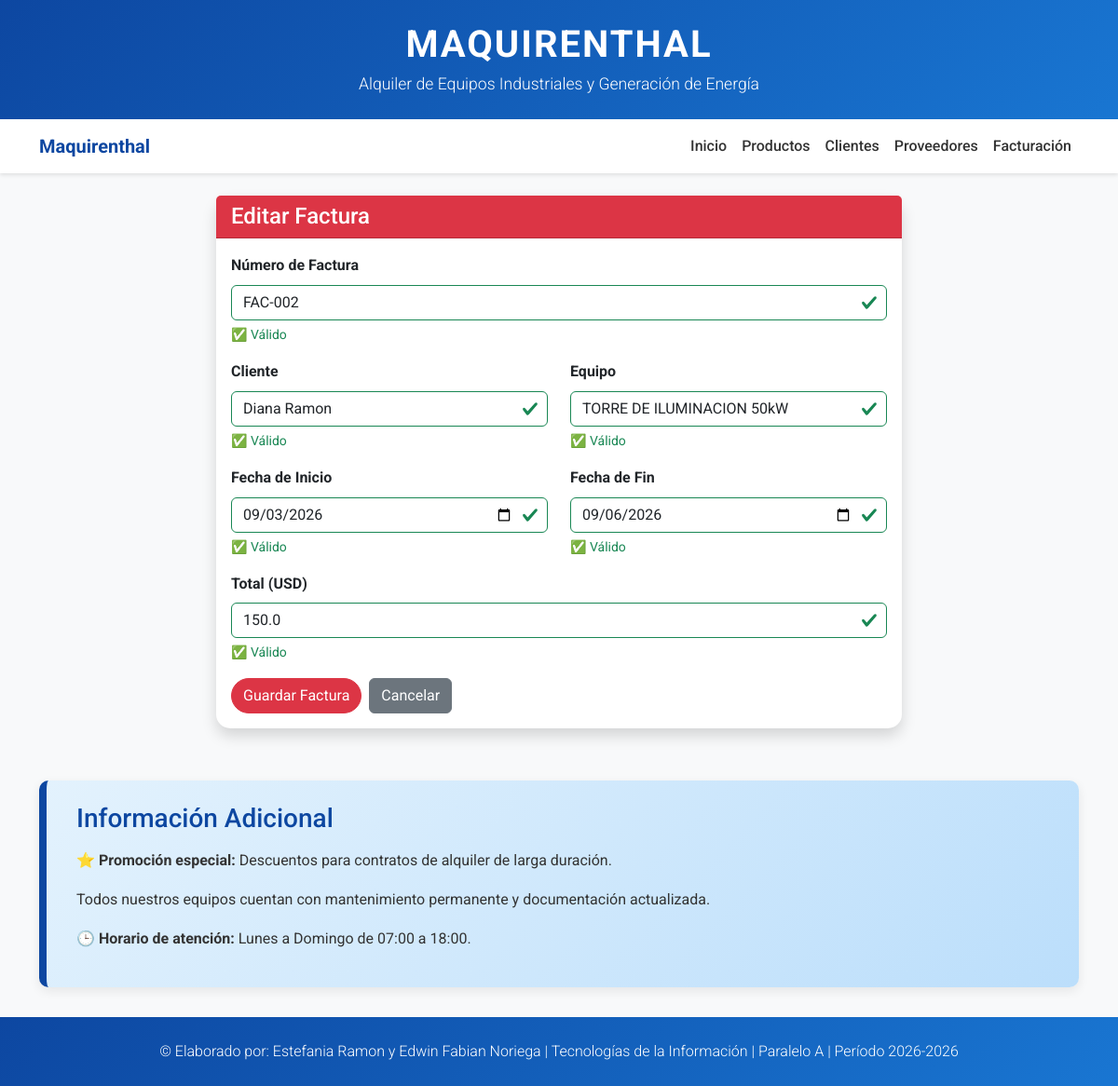
Page /facturacion/editar/2 on the committed database.
### tables this page shows
CREATE TABLE facturas (
            id INTEGER PRIMARY KEY AUTOINCREMENT,
            numero TEXT NOT NULL,
            cliente TEXT NOT NULL,
            equipo TEXT NOT NULL,
            inicio TEXT NOT NULL,
            fin TEXT NOT NULL,
            total REAL NOT NULL
        );

### app.py (the view, shortened to what this page needs)
@app.route('/facturacion/editar/<int:id>', methods=['GET', 'POST'])
def factura_editar(id):
    conn = get_db()
    cursor = conn.cursor()
    cursor.execute('SELECT * FROM facturas WHERE id = ?', (id,))
    factura = cursor.fetchone()
    conn.close()
    if not factura:
        flash('❌ Factura no encontrada', 'danger')
        return redirect(url_for('facturacion'))
    factura_dict = dict(factura)
    from datetime import datetime
    factura_dict['inicio'] = datetime.strptime(factura_dict['inicio'], '%Y-%m-%d').date()
    factura_dict['fin'] = datetime.strptime(factura_dict['fin'], '%Y-%m-%d').date()
    form = FacturaForm(data=factura_dict)
    return render_template('formularios/factura_form.html',
                          form=form,
                          titulo='Editar Factura',
                          empresa=NOMBRE_EMPRESA)

### app.py (called while the page is built)
def get_db():
    os.makedirs('data', exist_ok=True)
    conn = sqlite3.connect('data/maquirenthal.db')
    conn.row_factory = sqlite3.Row
    return conn

### templates/formularios/factura_form.html (shortened to what this page needs)
{% extends "base.html" %}
{% block content %}
<div class="row justify-content-center">
    <div class="col-md-8">
        <div class="card shadow">
            <div class="card-header bg-danger text-white">
                <h4 class="mb-0">{{ titulo }}</h4>
            </div>
            <div class="card-body">
                <form method="POST" novalidate>
                    <div class="mb-3">
                        {{ form.numero.label(class="form-label fw-bold") }}
                        {{ form.numero(class="form-control" + (" is-invalid" if form.numero.errors else " is-valid" if form.numero.data else ""), placeholder="Ej: FAC-005") }}
                        {% if form.numero.errors %}
                            <div class="invalid-feedback d-block" style="color: #dc3545;">
                                {% for error in form.numero.errors %}
                                    <span>❌ {{ error }}</span><br>
                                {% endfor %}
                            </div>
                        {% elif form.numero.data %}
                            <div class="valid-feedback d-block" style="color: #198754;">
                                ✅ Válido
                            </div>
                        {% else %}
                            <small class="text-muted">Mínimo 3 caracteres, solo letras, números y guiones</small>
                        {% endif %}
                    </div>
                    <div class="row">
                        <div class="col-md-6">
                            <div class="mb-3">
                                {{ form.cliente.label(class="form-label fw-bold") }}
                                {{ form.cliente(class="form-control" + (" is-invalid" if form.cliente.errors else " is-valid" if form.cliente.data else ""), placeholder="Ej: Carlos Mendoza") }}
                                {% if form.cliente.errors %}
                                    <div class="invalid-feedback d-block" style="color: #dc3545;">
                                        {% for error in form.cliente.errors %}
                                            <span>❌ {{ error }}</span><br>
                                        {% endfor %}
                                    </div>
                                {% elif form.cliente.data %}
                                    <div class="valid-feedback d-block" style="color: #198754;">
                                        ✅ Válido
                                    </div>
                                {% else %}
                                    <small class="text-muted">Mínimo 3 caracteres, solo letras</small>
                                {% endif %}
                            </div>
                        </div>
                        <div class="col-md-6">
                            <div class="mb-3">
                                {{ form.equipo.label(class="form-label fw-bold") }}
                                {{ form.equipo(class="form-control" + (" is-invalid" if form.equipo.errors else " is-valid" if form.equipo.data else ""), placeholder="Ej: Generador 50kW") }}
                                {% if form.equipo.errors %}
                                    <div class="invalid-feedback d-block" style="color: #dc3545;">
                                        {% for error in form.equipo.errors %}
                                            <span>❌ {{ error }}</span><br>
                                        {% endfor %}
                                    </div>
                                {% elif form.equipo.data %}
                                    <div class="valid-feedback d-block" style="color: #198754;">
                                        ✅ Válido
                                    </div>
                                {% else %}
                                    <small class="text-muted">Mínimo 3 caracteres</small>
                                {% endif %}
                            </div>
                        </div>
                    </div>
                    <div class="row">
                        <div class="col-md-6">
                            <div class="mb-3">
                                {{ form.inicio.label(class="form-label fw-bold") }}
                                {{ form.inicio(class="form-control" + (" is-invalid" if form.inicio.errors else " is-valid" if form.inicio.data else ""), type="date") }}
                                {% if form.inicio.errors %}
                                    <div class="invalid-feedback d-block" style="color: #dc3545;">
                                        {% for error in form.inicio.errors %}
                                            <span>❌ {{ error }}</span><br>
                                        {% endfor %}
                                    </div>
                                {% elif form.inicio.data %}
                                    <div class="valid-feedback d-block" style="color: #198754;">
                                        ✅ Válido
                                    </div>
                                {% else %}
                                    <small class="text-muted">Seleccione la fecha de inicio</small>
                                {% endif %}
                            </div>
                        </div>
                        <div class="col-md-6">
                            <div class="mb-3">
                                {{ form.fin.label(class="form-label fw-bold") }}
                                {{ form.fin(class="form-control" + (" is-invalid" if form.fin.errors else " is-valid" if form.fin.data else ""), type="date") }}
                                {% if form.fin.errors %}
                                    <div class="invalid-feedback d-block" style="color: #dc3545;">
                                        {% for error in form.fin.errors %}
                                            <span>❌ {{ error }}</span><br>
                                        {% endfor %}
                                    </div>
                                {% elif form.fin.data %}
                                    <div class="valid-feedback d-block" style="color: #198754;">
                                        ✅ Válido
                                    </div>
                                {% else %}
                                    <small class="text-muted">Seleccione la fecha de fin</small>
                                {% endif %}
                            </div>
                        </div>
                    </div>
                    <div class="mb-3">
                        {{ form.total.label(class="form-label fw-bold") }}
                        {{ form.total(class="form-control" + (" is-invalid" if form.total.errors else " is-valid" if form.total.data else ""), placeholder="Ej: 1500.00", step="0.01") }}
                        {% if form.total.errors %}
                            <div class="invalid-feedback d-block" style="color: #dc3545;">
                                {% for error in form.total.errors %}
                                    <span>❌ {{ error }}</span><br>
                                {% endfor %}
                            </div>
                        {% elif form.total.data %}
                            <div class="valid-feedback d-block" style="color: #198754;">
                                ✅ Válido
                            </div>
                        {% else %}
                            <small class="text-muted">Ingrese un número mayor a 0</small>
                        {% endif %}
                    </div>
                    <div class="d-flex gap-2">
                        {{ form.submit(class="btn btn-danger") }}
                        <a href="{{ url_for('facturacion') }}" class="btn btn-secondary">Cancelar</a>
                    </div>
                </form>
            </div>
        </div>
    </div>
</div>
{% endblock %}

### static/css/style.css (style rules this page uses)
* { margin: 0; padding: 0; box-sizing: border-box; }
body { font-family: 'Roboto', sans-serif; background-color: #f8f9fa; color: #333; line-height: 1.6; }
.card { border: none; border-radius: 15px; box-shadow: 0 4px 12px rgba(0, 0, 0, 0.1); transition: transform 0.3s ease, box-shadow 0.3s ease; height: 100%; }
.btn-danger { border-radius: 20px; transition: all 0.3s ease; }
.invalid-feedback, .valid-feedback { font-size: 0.875rem; margin-top: 0.25rem; }
.valid-feedback { color: #198754; }
.form-control.is-valid, .form-select.is-valid { border-color: #198754; background-repeat: no-repeat; background-position: right calc(0.375em + 0.1875rem) center; background-size: calc(0.75em + 0.375rem) calc(0.75em + 0.375rem); }
html { scroll-behavior: smooth; }

### rows in the picture
facturas: numero "FAC-002", cliente "Diana Ramon", equipo "TORRE DE ILUMINACION 50kW", inicio "09/03/2026", fin "09/06/2026", total "150.0"

### other values in the picture
{{ label }} "Inicio" "Productos" "Clientes" "Proveedores" "Facturación"
{{ titulo }} "Editar Factura"
